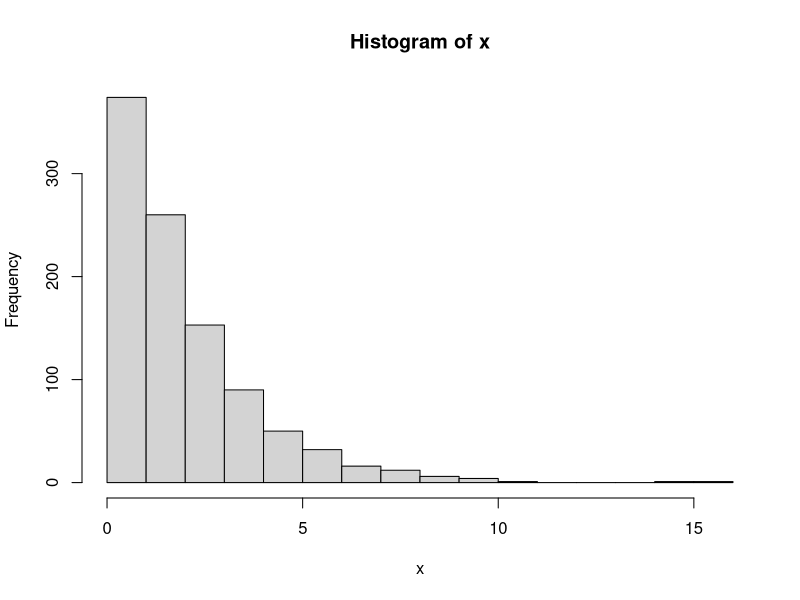

This chart was generated by the following R code:
x <- rexp(1000, rate=0.5);
hist(x);
t_0 <- 0;

#count_arrivals <- function(t) {
#  count <- 0;
#  for(i in 2:1000){
#	if(t[i]!=t[i-1]) {
#		count <- count + 1; 
#	}
#  }
#  count;
#}

calc_intervals <- function() {
	t <- cumsum(x);
}

t <- calc_intervals();
#arr <- count_arrivals(t);
est <- 1000 / t[1000];
print(paste("Estimated lambda = ", est));